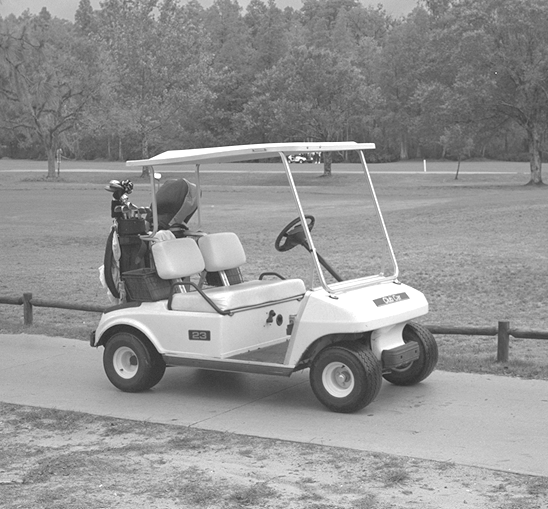
%> input picture img/140.context.bmp, 548 x 509 px
$ octave --eval "transroth;"   (GNU Octave 9; MATLAB toolbox functions it lacks are replaced by stand-ins)
%> lines starting %> are read from the running program, lines starting %| are printed output that depends on the picture; long printed decimals are rounded
% file transroth.m
% Command
% transroth (anglei, transi, hoi)
% anglei: angle of rotation in degrees (example 10)
% transi: translation vector (example [0 0])
% hoi: homothety (example 0.9)
%
% Principle:
% We apply to the image X the transformation constituted of a translation, a rotation and a homothety to obtain
%
% Then measure the rotation and the homothety independently of the translation,
% this assuming that we only have X and Y.
% The result is displayed at the end ('estimated angle').
% It can be compared to the rotation value used
% to generate the image Y ('initial angle').
% It is the same for the homothety; we display the result
% ('estimated homothety') and we compare it to the value used
% to generate Y ('initial homothety')
% To measure this angle, we represent the modulus of the transform Fourier
% of the two images X and Y in a system of
% polar coordinates (log10 (r), theta). Then we apply a
% translation measurement method on these two representations.


function transroth(anglei,transi,hoi)
if nargin==0
    anglei=10;
    transi=[0 0];
    hoi=0.9;
end
close all

[ima1,map]=imread('140.context.bmp');
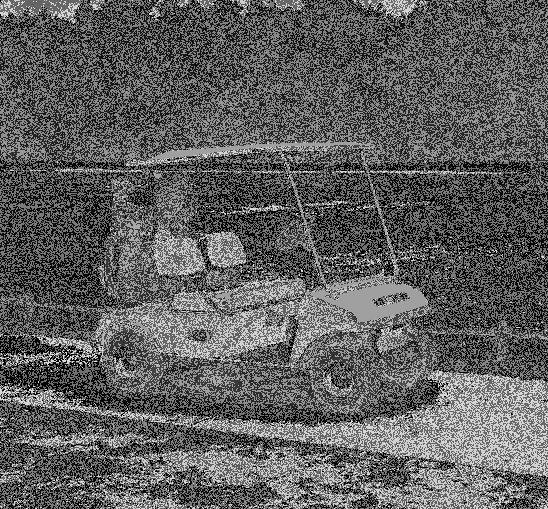
%> ima1: size 509x548 uint8; min 0, max 218, mean 95.1
%> map = 256 rows, first 12: [0.694 0.694 0.694; 0.686 0.686 0.686; 0.678 0.678 0.678; 0.671 0.671 0.671; 0.663 0.663 0.663; 0.655 0.655 0.655; 0.647 0.647 0.647; 0.639 0.639 0.639; 0.631 0.631 0.631; 0.624 0.624 0.624; 0.616 0.616 0.616; 0.608 0.608 0.608]
N = 400;

rmin=0.05;rmax=0.4;
r=logspace(log10(rmin),log10(rmax),300);
theta=-pi:pi/180:pi-pi/180;
w=hanning(N)*hanning(N)';


lx=floor(size(ima1,1)/2);
%> lx = 254
cx=floor(size(ima1,2)/2);
%> cx = 274
ima1=flipud(ind2gray(ima1,map));
ima2=imrotate(ima1,-anglei,'bicubic');
ima2=imresize(ima2,hoi,'bicubic');
%> ima2: size 538x567 uint8
ly=floor(size(ima2,1)/2);
%> ly = 269
cy=floor(size(ima2,2)/2);
%> cy = 283
X=ima1(lx-N/2:lx+N/2-1,cx-N/2:cx+N/2-1);
Y=ima2(ly-N/2+transi(2):ly+N/2-1+transi(2),...
    cy-N/2+transi(1):cy+N/2-1+transi(1));
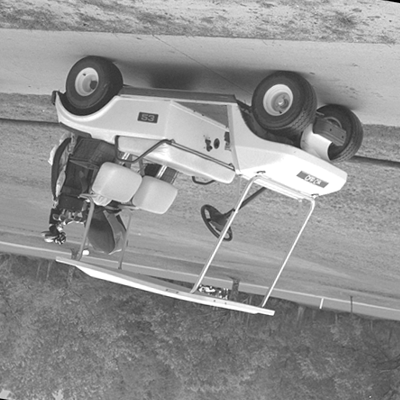
%> Y: size 400x400 uint8; min 0, max 255, mean 145.6
clear ima1 ima2
figure
imshow(X)
axis xy
title('X')
xlabel('x')
ylabel('y')
drawnow
figure
imshow(Y)
axis xy
title('Y')
xlabel('x')
ylabel('y')
drawnow
TFX=abs(fftshift(fft2(double(X).*w)));
TFY=abs(fftshift(fft2(double(Y).*w)));
xi=r'*cos(theta);
yi=r'*sin(theta);
[x,y]=meshgrid((-N/2:N/2-1)/N,(-N/2:N/2-1)/N);
TFXpol=interp2(x,y,TFX,xi,yi,'cubic');
TFYpol=interp2(x,y,TFY,xi,yi,'cubic');
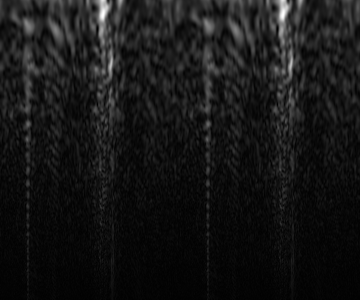
%> TFYpol: size 300x360 double; min -517.2, max 88525.2, mean 7366.2; drawn with min black and max white
figure, set(gcf, 'Position', [0,0,800,800])
subplot(2,2,1), mesh(-N/2:N/2-1,-N/2:N/2-1,x), title('X of sampling');
subplot(2,2,2), mesh(-N/2:N/2-1,-N/2:N/2-1,y), title('Y of sampling');
subplot(2,2,3), plot(xi), title('Cosine of Interpolation');
subplot(2,2,4), plot(yi), title('Sine of Interpolation')
%> after `title('Sine of Interpolation')`:
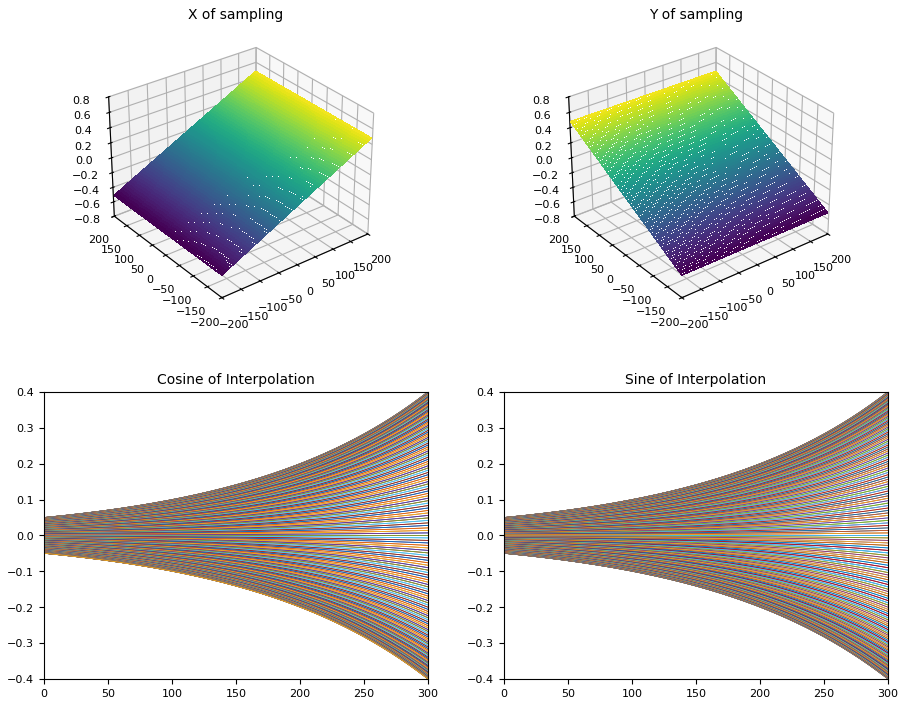
%> figure redrawn from the program's plot data, 4 panels; panel 3: curve peaks at x = 1, y = -0.05; panel 3: curve peaks at x = 1, y = -0.0499; panel 3: curve peaks at x = 1, y = -0.0498; panel 3: curve peaks at x = 1, y = -0.0497

figure
imagesc(180*theta/pi,log10(r),TFXpol)
colormap([(255:-1:0)'/256 (255:-1:0)'/256 (255:-1:0)'/256])
set(gca,'YTick',log10(rmin:0.05:rmax));
set(gca,'YTickLabel',rmin:0.05:rmax);
axis xy
title('tf de X')
xlabel('angle (en degre)')
ylabel('frequence reduite')
grid on
figure
imagesc(180*theta/pi,log10(r),TFYpol)
colormap([(255:-1:0)'/256 (255:-1:0)'/256 (255:-1:0)'/256])
set(gca,'YTick',log10(rmin:0.05:rmax));
set(gca,'YTickLabel',rmin:0.05:rmax);
axis xy
title('tf de Y')
xlabel('angle (en degre)')
ylabel('frequence reduite')
grid on
drawnow
TFTFX=fft2(TFXpol);
TFTFY=fft2(TFYpol);
correlphase=real(fftshift(ifft2(TFTFY./(TFTFX+1e-10))));
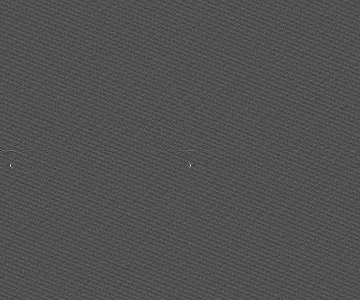
%> correlphase: size 300x360 double; min -0.112, max 0.24, mean 9.37e-06; drawn with min black and max white
figure
axecorrel=-size(correlphase,1)/2:size(correlphase,1)/2-1;
%> axecorrel = 300 values from -150 to 149
imagesc(180*theta/pi,...
    axecorrel,correlphase)
colormap([(255:-1:0)'/256 (255:-1:0)'/256 (255:-1:0)'/256])
axis xy
title('correlation de phase')
grid on
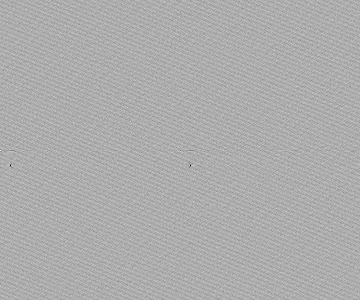
%> displayed picture: size 300x360x3, on the screen's scale of 0 to 255; min 0, max 254, mean 172.9
drawnow
[tab,posx]=max(correlphase);
%> tab = 360 values, max 0.24 at index 191, min 0.0264 at index 89, mean 0.0371; posx = 360 values, max 300 at index 152, min 1 at index 234, mean 146.8
[~,posy]=max(tab);
%> posy = 191
anglem=180*theta(posy)/pi;
%> anglem = 10
if(anglem<-90)
    anglem=anglem+180;
elseif(anglem>90)
    anglem=anglem-180;
end
disp(['angle initial = ' num2str(anglei)])
disp(['angle estime = ' num2str(anglem)])
%| angle estime = 10
disp(['homothetie initiale = ' ...
        num2str(hoi)])
disp(['homothetie estimee = ' ...
        num2str((r(end)/r(1))^(-axecorrel(posx(posy))/length(r)))])
%| homothetie estimee = 0.9012
%> `transroth;`:
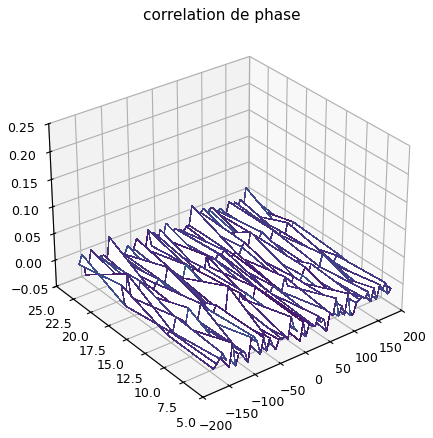
%> figure redrawn from the program's plot data
set(figure,'Renderer','zbuffer');
mesh(180*theta/pi,...
    axecorrel(posx(posy)-10:posx(posy)+10),...
    correlphase(posx(posy)-10:posx(posy)+10,:));
title('correlation de phase')
